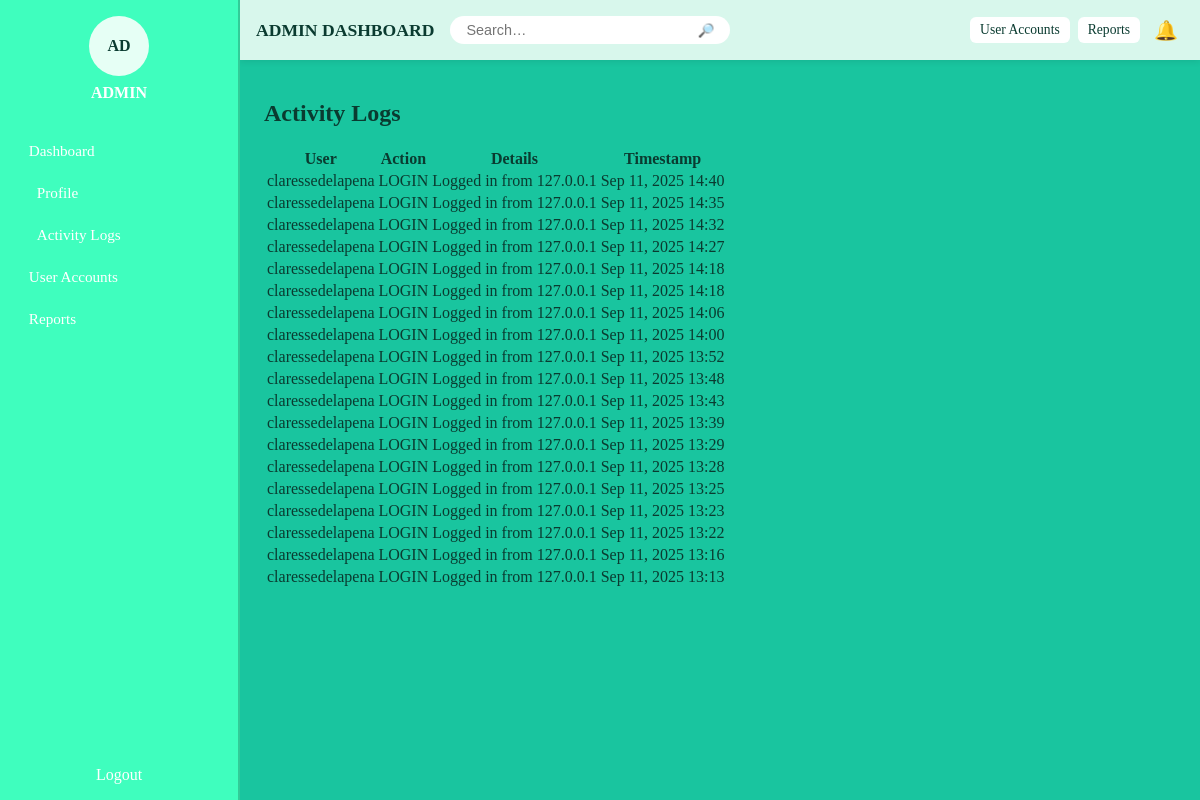
Before: /activitylogs/user/30/ (signed in) with the older database file.
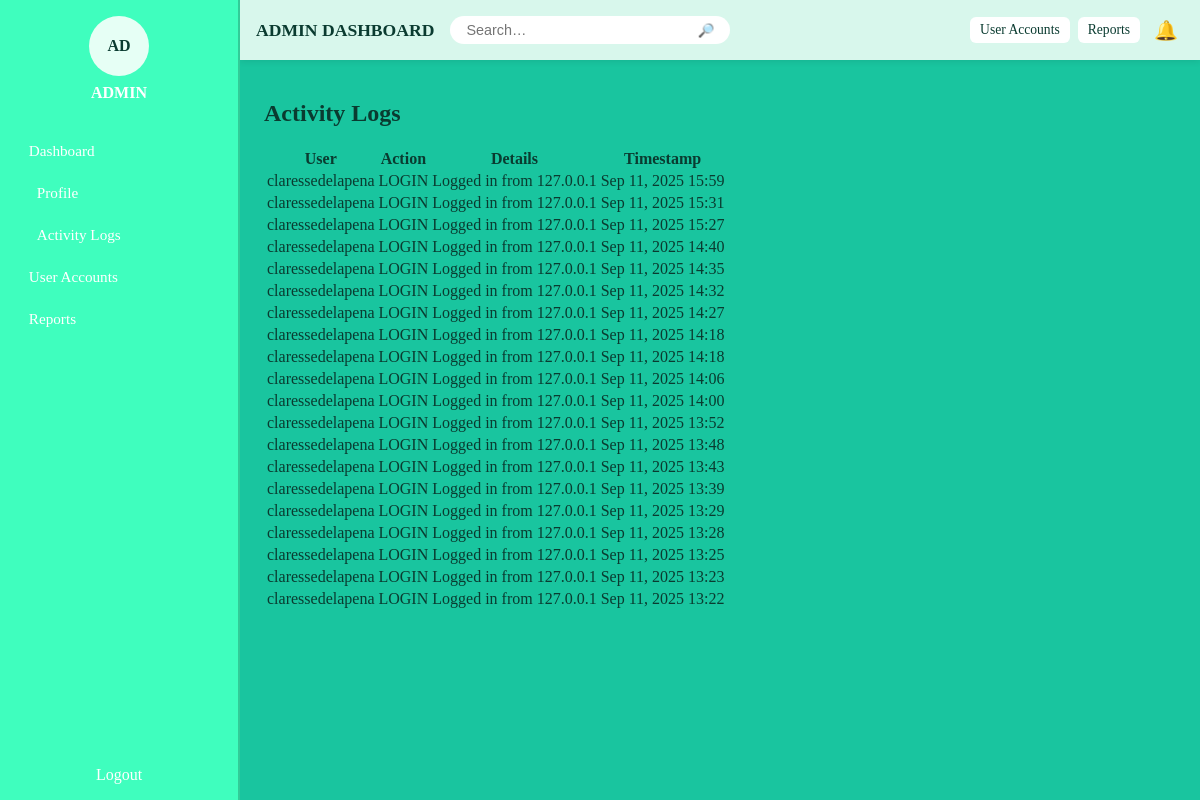
After: the same page with the newer database file.
### DENRO/models.py (models this page shows, shortened)
class ActivityLog(models.Model):
    user        = models.ForeignKey(
        settings.AUTH_USER_MODEL,              # ✅ use the string via settings
        on_delete=models.SET_NULL,
        null=True, blank=True,
        related_name="activity_logs",
    )
    action      = models.CharField(max_length=16, choices=ActivityAction.choices)
    details     = models.TextField(blank=True, null=True)
    ip_address  = models.GenericIPAddressField(blank=True, null=True)
    created_at  = models.DateTimeField(auto_now_add=True)
    class Meta:
        ordering = ["-created_at"]
        indexes = [
            models.Index(fields=["-created_at"]),
            models.Index(fields=["action"]),
            models.Index(fields=["user"]),
        ]

class User(AbstractUser):
    class RoleChoices(models.TextChoices):
        SUPER_ADMIN = "SUPER_ADMIN", "Super Admin"
        ADMIN = "ADMIN", "Admin"
        PENRO = "PENRO", "PENRO"
        CENRO = "CENRO", "CENRO"
        EVALUATOR = "EVALUATOR", "Evaluator"
    email = models.EmailField()
    role = models.CharField(
        max_length=20, choices=RoleChoices.choices, default=RoleChoices.ADMIN
    )
    is_approved = models.BooleanField(default=False)
    is_rejected = models.BooleanField(default=False)
    is_deactivated = models.BooleanField(default=False)
    gender = models.CharField(max_length=10, choices=[('Male', 'Male'), ('Female', 'Female')], blank=True, null=True)
    phone_number = models.CharField(max_length=20, blank=True, null=True)
    region = models.CharField(max_length=100, blank=True, null=True)
    profile_pic = models.CharField(max_length=255, blank=True, null=True)
    id_number = models.CharField(max_length=50, blank=True, null=True, unique=True)

### DENRO/views.py (the view, shortened to what this page needs)
# urls.py: path("activitylogs/user/<int:user_id>/", views.user_activity_detail, name="user_activity_detail"),
@login_required
def user_activity_detail(request, user_id):
    user = get_object_or_404(User, id=user_id)
    logs = ActivityLog.objects.filter(user=user).order_by("-created_at")[:20]
    return render(
        request,
        "ADMIN/user_activity_detail.html",
        {"user": user, "logs": logs},
    )

### DENRO/context_processors.py (called while the page is built)
def _normalize_role(raw: Any) -> str:
    if raw is None:
        return ""
    text = str(raw).upper()
    return re.sub(r"[^A-Z]", "", text)

### DENRO/templates/ADMIN/user_activity_detail.html (shortened to what this page needs)
{% extends "base.html" %} {% block content %}
<div class="content">
  <h2>Activity Logs</h2>
  <table>
    <thead>
      <tr>
        <th>User</th>
        <th>Action</th>
        <th>Details</th>
        <th>Timestamp</th>
      </tr>
    </thead>
    <tbody>
      {% for log in logs %}
      <tr>
        <td>
          <a href="#" class="user-link" data-user-id="{{ log.user.id }}">
            {{ log.user.username }}
          </a>
        </td>
        <td>{{ log.action }}</td>
        <td>{{ log.details }}</td>
        <td>{{ log.created_at|date:"M d, Y H:i" }}</td>
      </tr>
      {% empty %}
      <tr>
        <td colspan="4">No activity logs found.</td>
      </tr>
      {% endfor %}
    </tbody>
  </table>
</div>
{% endblock %}

Changed rows visible on the page:
no longer on this page (row unchanged): ActivityLog: user.username "claressedelapena", action "LOGIN", details "Logged in from 127.0.0.1", created_at "Sep 11, 2025 13:16"
no longer on this page (row unchanged): ActivityLog: user.username "claressedelapena", action "LOGIN", details "Logged in from 127.0.0.1", created_at "Sep 11, 2025 13:13"
added ActivityLog: user.username "claressedelapena", action "LOGIN", details "Logged in from 127.0.0.1", created_at "Sep 11, 2025 15:59"
added ActivityLog: user.username "claressedelapena", action "LOGIN", details "Logged in from 127.0.0.1", created_at "Sep 11, 2025 15:31"
added ActivityLog: user.username "claressedelapena", action "LOGIN", details "Logged in from 127.0.0.1", created_at "Sep 11, 2025 15:27"
